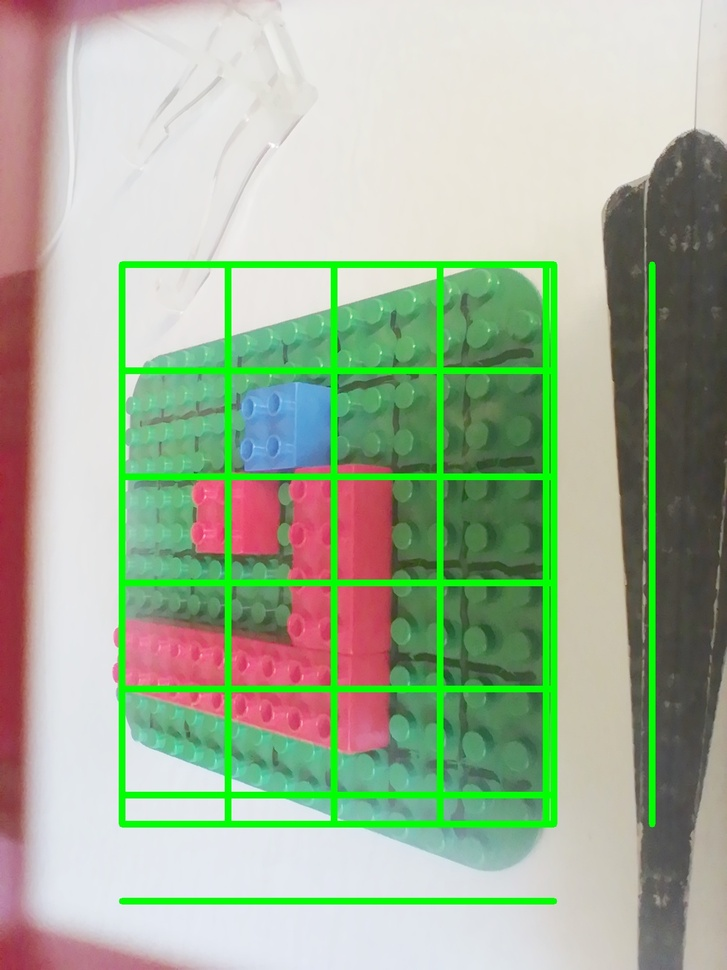
#> input picture Tese/adjusted.jpg, 727 x 970 px, shrunk from 1200 x 1600 before the run
$ python -i verticalAndHorizontal.py   (imports and definitions only)
#> lines starting #> are read from the running program, lines starting #| are printed output that depends on the picture; after the words box and inside, x2 and y2 are one past the last pixel; in counts of white or black regions, pixels touching at a corner belong together
import cv2
import numpy as np


def getFourCorners(tuple1,tuple2):
    #TOP,BOTTOM
    return [tuple1,(tuple2[0],tuple1[1]),(tuple1[0],tuple2[1]),tuple2]


def boardRecognition(file):
#> called with file = '../../../../../Tese/adjusted.jpg'
    image = cv2.imread(file)
#> image is the input picture: shape (970, 727, 3); mean B, G, R 153, 178.2, 163.2
    hsv = cv2.cvtColor(image, cv2.COLOR_BGR2HSV)
#> hsv: shape (970, 727, 3); mean H, S, V 61.3, 63.2, 192.3
    mask = cv2.inRange(hsv, np.array([36, 25, 25]), np.array([70, 255, 255]))
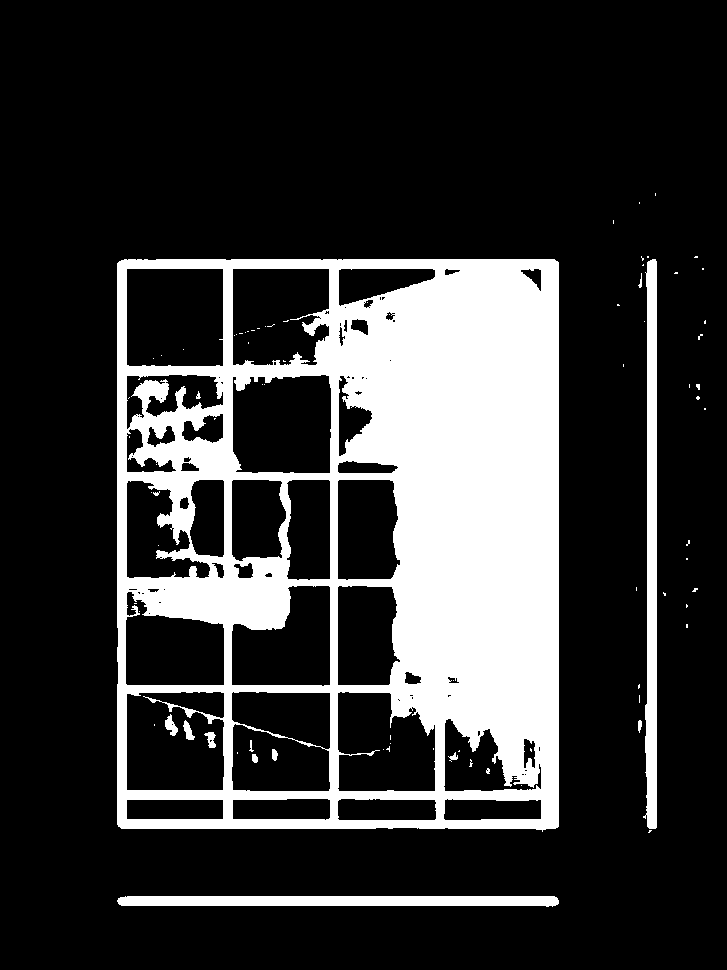
#> mask: shape (970, 727); 21.1% white; 82 white regions (69 under 20 px)
    bluecnts = cv2.findContours(mask.copy(),
                                cv2.RETR_EXTERNAL,
                                cv2.CHAIN_APPROX_SIMPLE)[-2]
#> bluecnts = 33 contours, 29 with area under 20; largest, box (x1, y1, x2, y2) and area: (117, 259, 559, 832) 250809, (643, 259, 657, 829) 5242, (117, 896, 559, 907) 3944, (638, 720, 642, 733) 26
    if len(bluecnts) > 0:
        blue_area = max(bluecnts, key=cv2.contourArea)
#> blue_area = contour of 78 points, box (x1, y1, x2, y2) (117, 259, 559, 832), area 250809
        (xg, yg, wg, hg) = cv2.boundingRect(blue_area)
#> xg = 117; yg = 259; wg = 442; hg = 573
        cv2.rectangle(image, (xg, yg), (xg + wg, yg + hg), (0, 255, 0), 2)


    fourCorners = getFourCorners((xg, yg),(xg + wg, yg + hg))
#> fourCorners = [(117, 259), (559, 259), (117, 832), (559, 832)]


    ###############HORIZONTAL LINES##########################

    x1 = fourCorners[0][0]
#> x1 = 117
    y1 = fourCorners[0][1]
#> y1 = 259

    x2 = fourCorners[1][0]
#> x2 = 559
    y2 = fourCorners[1][1]
#> y2 = 259
    horizontalLines = []
    horizontalLines+=[fourCorners[0][1]]
#> horizontalLines = [259]
    cv2.line(image,fourCorners[0],fourCorners[1], (0, 255, 0), 9)
    cv2.line(image,fourCorners[2],fourCorners[3], (0, 255, 0), 9)
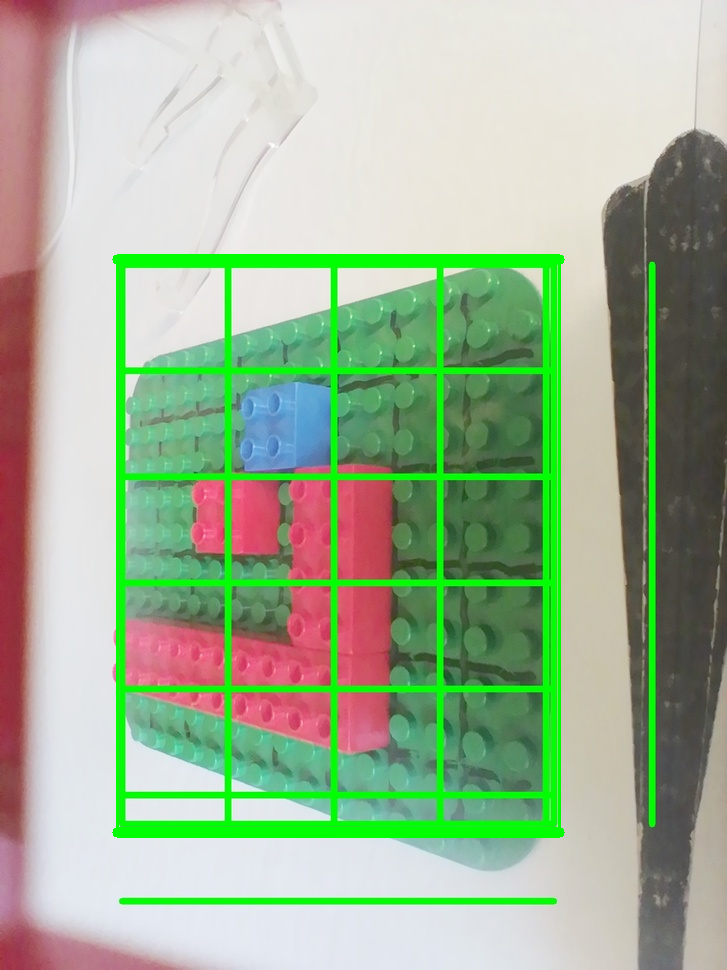
#> image: shape (970, 727, 3); mean B, G, R 149.7, 178.8, 159.9
    diference1 = 0
    diference2 = 0
    count = 0
    i = 1
    while y1 < fourCorners[2][1] and y2 < fourCorners[3][1]:
        y1 += 175
        y2 += 175

        if count < 7:
            cv2.line(image,(x1,y1),(x2,y2), (0, 255, 0), 9)
            horizontalLines += [y1]
        count+=1
        i+=1
#> this loop made 4 passes
#> (y1, y2, horizontalLines) on passes 1 to 4: (434, 434, [259, 434]), (609, 609, [259, 434, 609]), (784, 784, [259, 434, 609, 784]), (959, 959, [259, 434, 609, 784, 959])
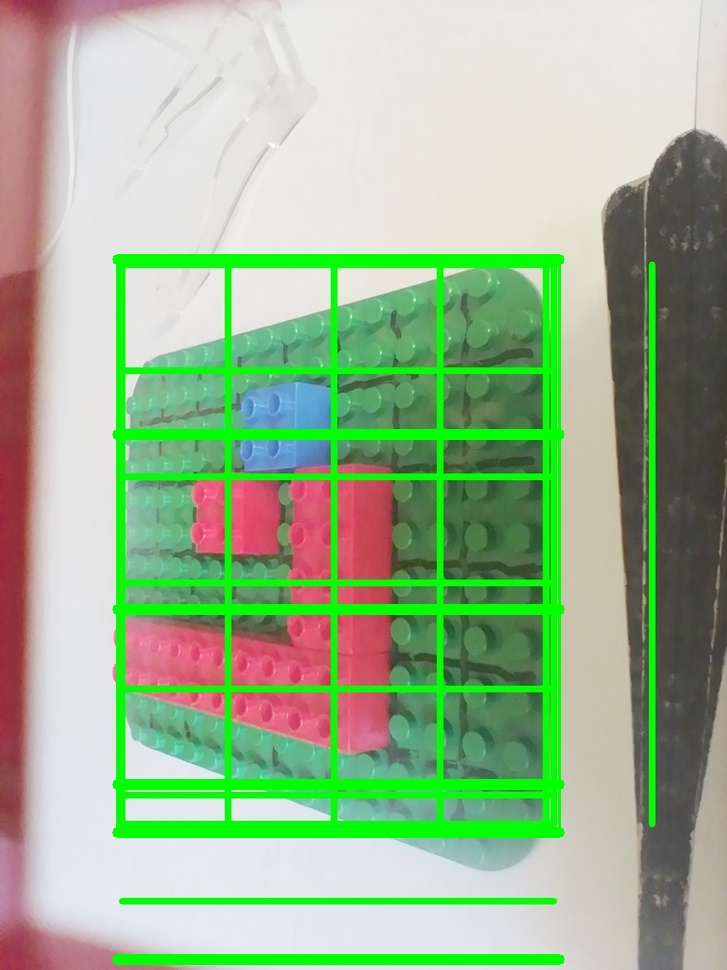
#> image: shape (970, 727, 3); 2.77% of pixels changed, all inside (x1, y1, x2, y2) = (112, 429, 565, 965)
#> after the loop, count = 4; i = 5; y1 = 959; y2 = 959
    horizontalLines+=[fourCorners[2][1]]
#> horizontalLines = [259, 434, 609, 784, 959, 832]


    return horizontalLines


# [140 lines left out: functions verticalLines, squares, not called in this run]

>>> result = boardRecognition('../../../../../Tese/adjusted.jpg')
#> result = [259, 434, 609, 784, 959, 832]
